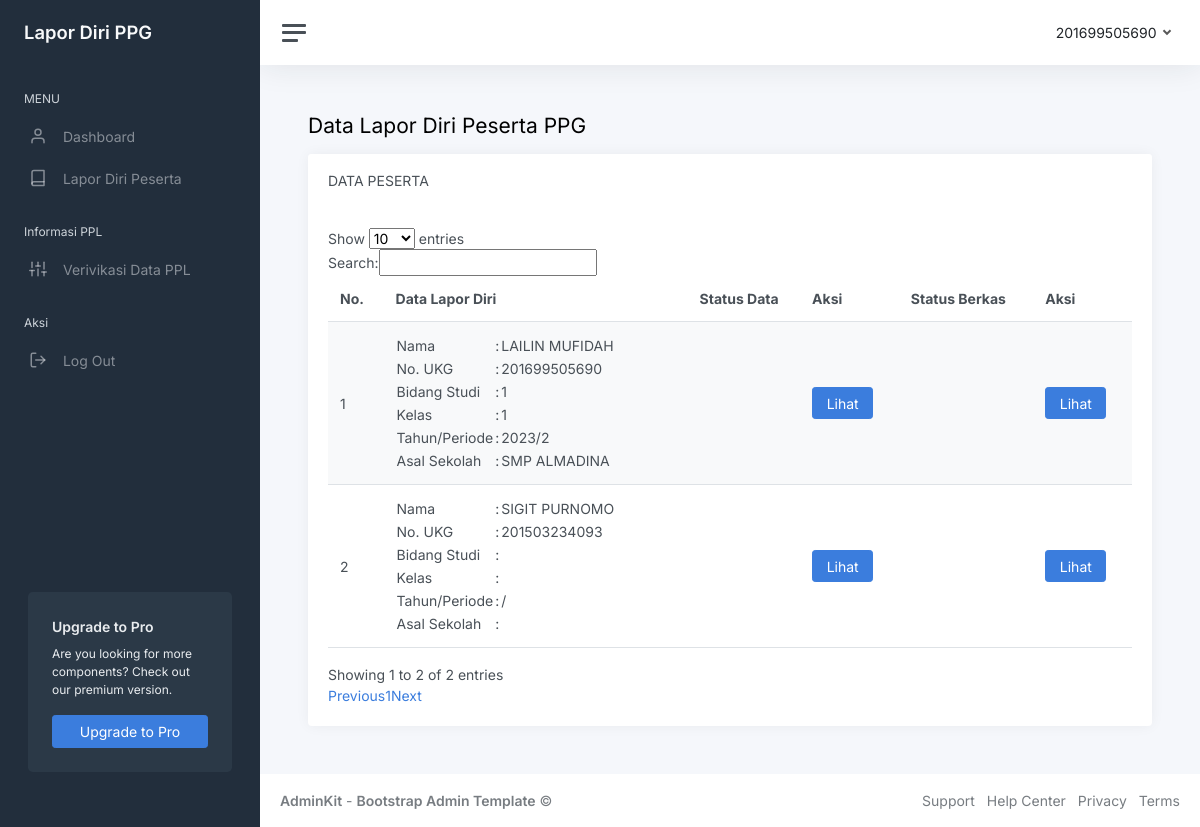
/admin/lapor_diri.php (signed in), run on the app's committed database.
### tables this page shows
CREATE TABLE `user` (
  `id_user` int(11) NOT NULL,
  `nama_lengkap` varchar(255) NOT NULL,
  `tgl_lahir` date NOT NULL,
  `gender` varchar(25) NOT NULL,
  `telepon` varchar(55) NOT NULL,
  `no_ukg` varchar(55) NOT NULL,
  `nuptk` varchar(55) NOT NULL,
  `nik` varchar(55) NOT NULL,
  `nip` varchar(55) NOT NULL,
  `kontak_darurat` varchar(55) NOT NULL,
  `no_darurat` varchar(55) NOT NULL,
  `tempat_lahir` varchar(55) NOT NULL,
  `npsn_sekolah` varchar(55) NOT NULL,
  `sekolah` varchar(55) NOT NULL,
  `jenjang` varchar(55) NOT NULL,
  `jabatan` varchar(255) NOT NULL,
  `lptk` varchar(255) NOT NULL,
  `bidang_studi` varchar(255) NOT NULL,
  `kode_bidang_studi` varchar(55) NOT NULL,
  `nama_kelas` varchar(55) NOT NULL,
  `tahun` varchar(55) NOT NULL,
  `angkatan` varchar(55) NOT NULL,
  `alamat_rumah` text NOT NULL,
  `provinsi_rumah` varchar(255) NOT NULL,
  `kabupaten_rumah` varchar(255) NOT NULL,
  `kecamatan_rumah` varchar(255) NOT NULL,
  `kp_rumah` varchar(55) NOT NULL,
  `alamat_pengiriman` text NOT NULL,
  `provinsi_pengiriman` varchar(255) NOT NULL,
  `kabupaten_pengiriman` varchar(255) NOT NULL,
  `kecamatan_pengiriman` varchar(255) NOT NULL,
  `kp_pengiriman` varchar(55) NOT NULL,
  `nama_penerima` varchar(255) NOT NULL,
  `kontak_penerima` varchar(55) NOT NULL,
  `instansi_asal` varchar(255) NOT NULL,
  `alamat_instansi_asal` text NOT NULL,
  `provinsi_instansi_asal` varchar(255) NOT NULL,
  `kabupaten_instansi_asal` varchar(255) NOT NULL,
  `kecamatan_instansi_asal` varchar(255) NOT NULL,
  `kp_instansi_asal` varchar(55) NOT NULL,
  `no_rekening` varchar(255) NOT NULL,
  `nama_bank` varchar(255) NOT NULL,
  `cabang_bank` varchar(255) NOT NULL,
  `nama_rekening` varchar(255) NOT NULL,
  `npwp` varchar(55) NOT NULL,
  `operator` varchar(55) NOT NULL,
  `no_data` varchar(55) NOT NULL,
  `status` varchar(55) NOT NULL,
  `npsn_ppl` varchar(55) NOT NULL,
  `sekolah_ppl` varchar(255) NOT NULL,
  `provinsi_ppl` varchar(255) NOT NULL,
  `kabupaten_ppl` varchar(255) NOT NULL,
  `kecamatan_ppl` varchar(255) NOT NULL,
  `alamat_ppl` text NOT NULL,
  `form_a1` text NOT NULL,
  `pakta_integritas` text NOT NULL,
  `bio` text NOT NULL,
  `ijasah` text NOT NULL,
  `transkip` text NOT NULL,
  `surat_sehat` text NOT NULL,
  `surat_izin` text NOT NULL,
  `pas_foto` text NOT NULL,
  `skck` text NOT NULL,
  `surat_napsa` text NOT NULL,
  `scan_npwp` text NOT NULL,
  `scan_ktp` text NOT NULL,
  `sk_tugas` text NOT NULL,
  `sk_pangkat` text NOT NULL,
  `bukti_pmb` text NOT NULL,
  `note_berkas` text NOT NULL,
  `level` varchar(55) NOT NULL
);

### admin/lapor_diri.php (the view, shortened to what this page needs)
<?php include '../config/koneksi.php';
include 'template.php' ;?>
<main class="content">
	<div class="container-fluid p-0">
    <h1 class="h3 mb-3">Data Lapor Diri Peserta PPG</h1>
    <div class="row">
      <div class="col-12">
        <div class="card">
          <div class="card-header">
            DATA PESERTA
          </div>
          <div class="card-body">
            <table class="table table-striped" id="tabel-data">
              <thead>
                <tr>
                  <th>No.</th>
                  <th>Data Lapor Diri</th>
                  <th>Status Data</th>
                  <th>Aksi</th>
                  <th>Status Berkas</th>
                  <th>Aksi</th>
                </tr>
              </thead>
              <tbody>
              <?php
              $no = 1;
                $query = "SELECT * FROM user WHERE level='peserta' ORDER BY id_user ";
                $result = mysqli_query($koneksi,$query);
                if ($result->num_rows > 0) {
                    while($row = mysqli_fetch_assoc($result)){
              ?>
                <tr>
                  <td><?= $no++ ;?></td>
                  <td>
                    <table>
                      <tr>
                        <td>Nama</td>
                        <td>:</td>
                        <td><?= $row['nama_lengkap'];?></td>
                      </tr>
                      <tr>
                        <td>No. UKG</td>
                        <td>:</td>
                        <td><?= $row['no_ukg'];?></td>
                      </tr>
                      <tr>
                        <td>Bidang Studi</td>
                        <td>:</td>
                        <td><?= $row['bidang_studi'];?></td>
                      </tr>
                      <tr>
                        <td>Kelas</td>
                        <td>:</td>
                        <td><?= $row['nama_kelas'];?></td>
                      </tr>
                      <tr>
                        <td>Tahun/Periode</td>
                        <td>:</td>
                        <td><?= $row['tahun'].'/'.$row['angkatan'];?></td>
                      </tr>
                      <tr>
                        <td>Asal Sekolah</td>
                        <td>:</td>
                        <td><?= $row['sekolah'];?></td>
                      </tr>
                    </table>
                  </td>
                  <td></td>
                  <td><a href=""><button class="btn btn-primary">Lihat</button></a></td>
                  <td></td>
                  <td><a href="berkas.php?id=<?= $row['id_user'];?>"><button class="btn btn-primary">Lihat</button></a></td>
                </tr>
                <?php }
                };?>
              </tbody>
            </table>
          </div>
        </div>
      </div>
    </div>
	</div>
</main>
<?php include 'footer.php' ;?>

### data on the page
user: nama_lengkap "LAILIN MUFIDAH", no_ukg "201699505690", bidang_studi "1", nama_kelas "1", tahun "2023", angkatan "2", sekolah "SMP ALMADINA"
user: nama_lengkap "SIGIT PURNOMO", no_ukg "201503234093"

### other printed values
$_SESSION['no_ukg'] "201699505690"
